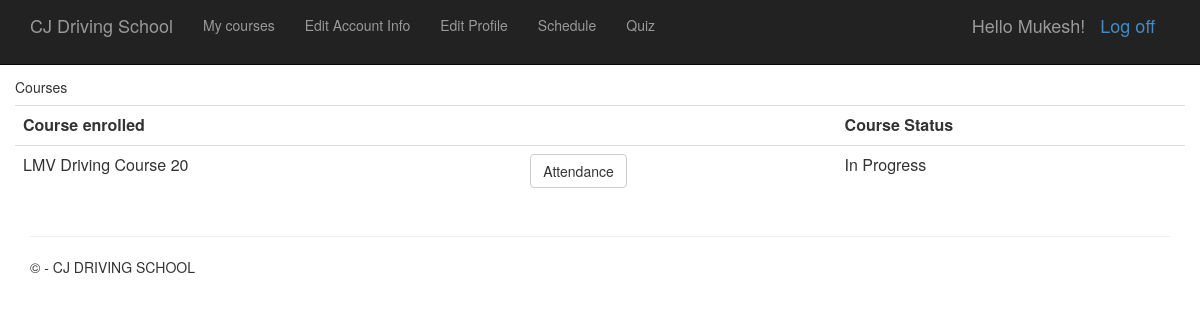
/mycourse/ (signed in), run on an earlier commit of the app's database.
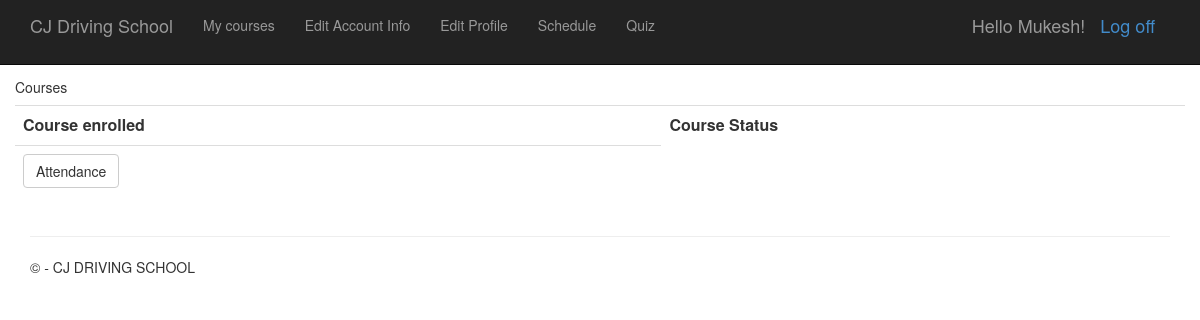
And on a later commit of the database.
### courses/models.py (models this page shows, shortened)
class Course_enrollment(models.Model):
    student = models.ForeignKey(Student, on_delete=models.CASCADE)
    course = models.ForeignKey(Course, on_delete=models.CASCADE, help_text='Enroll in another course after completion of your first course')
    TIME_CHOICES = [
        ('Morning batch (7:30 to 11:00)', 'Morning batch (7:30 to 11:00)'),
        ('Afternoon batch (1:30 to 4:00)', 'Afternoon batch (1:30 to 4:00)'),
        ('Evening batch (5:30 to 8:00)', 'Evening batch (5:30 to 8:00)'),
    ]
    time_preference = models.CharField(max_length=30, choices=TIME_CHOICES, default=None, blank=False, null=False)

class Course(models.Model):
    title = models.CharField(max_length=200)
    description = models.TextField()
    number_of_days = models.IntegerField(choices=DAYS_CHOICES, default=20)
    price = models.DecimalField(max_digits=6, decimal_places=2)
    objects = models.Manager()
    def __str__(self):
        return '%s %s' % (self.title, self.number_of_days)

class Report(models.Model):
    student_detail = models.ForeignKey(Schedule, on_delete=models.CASCADE)
    student = models.ForeignKey(Student, on_delete=models.CASCADE)
    STATUS_CHOICES =[
        ('Completed', 'Completed'),
        ('In Progress', 'In Progress'),
        ('Not started', 'Not started'),
    ]
    course_status = models.CharField(choices=STATUS_CHOICES, max_length=12, default='Not started')

### courses/views.py (the view)
# urls.py: path('mycourse/', views.mycourseview, name='mycourse'),
@login_required(login_url='login')
def mycourseview(request):
    student = Student.objects.get(user =request.user)
    mycourse = Course_enrollment.objects.filter(student = student )
    report = Report.objects.filter(student=student)
    context = {
        'mycourse': mycourse,
        'report': report,
    }
    return render(request, 'courses/mycourse.html', context)

### courses/templates/courses/mycourse.html
{% extends "courses/user.html" %}
{% load static %}
{% block content %}
<br>
    <div class="row">
			<div class="col-md">
				<div class="card card-body">
					<h5>Courses</h5>
				</div>
				<div class="card card-body">
					<table class="table">
						<tr>
							<th>Course enrolled</th>
							<th></th>
							<th>Course Status</th>
                        </tr>
                        {% for i in mycourse %}
                        <tr>
								<td>{{i.course}}</td>
								{% endfor %}
								<td><a class="btn btn-default" href="{% url 'attendance' %}">Attendance</a></td>
								<td>{% for j in report %} {{j.course_status}} {% endfor %}</td>
                        </tr>
					</table>
                </div>
            </div>
    </div>
{% endblock %}

What changed in the data, as far as the page shows it:
removed Course_enrollment: course "LMV Driving Course 20"
removed Report: course_status "In Progress"
